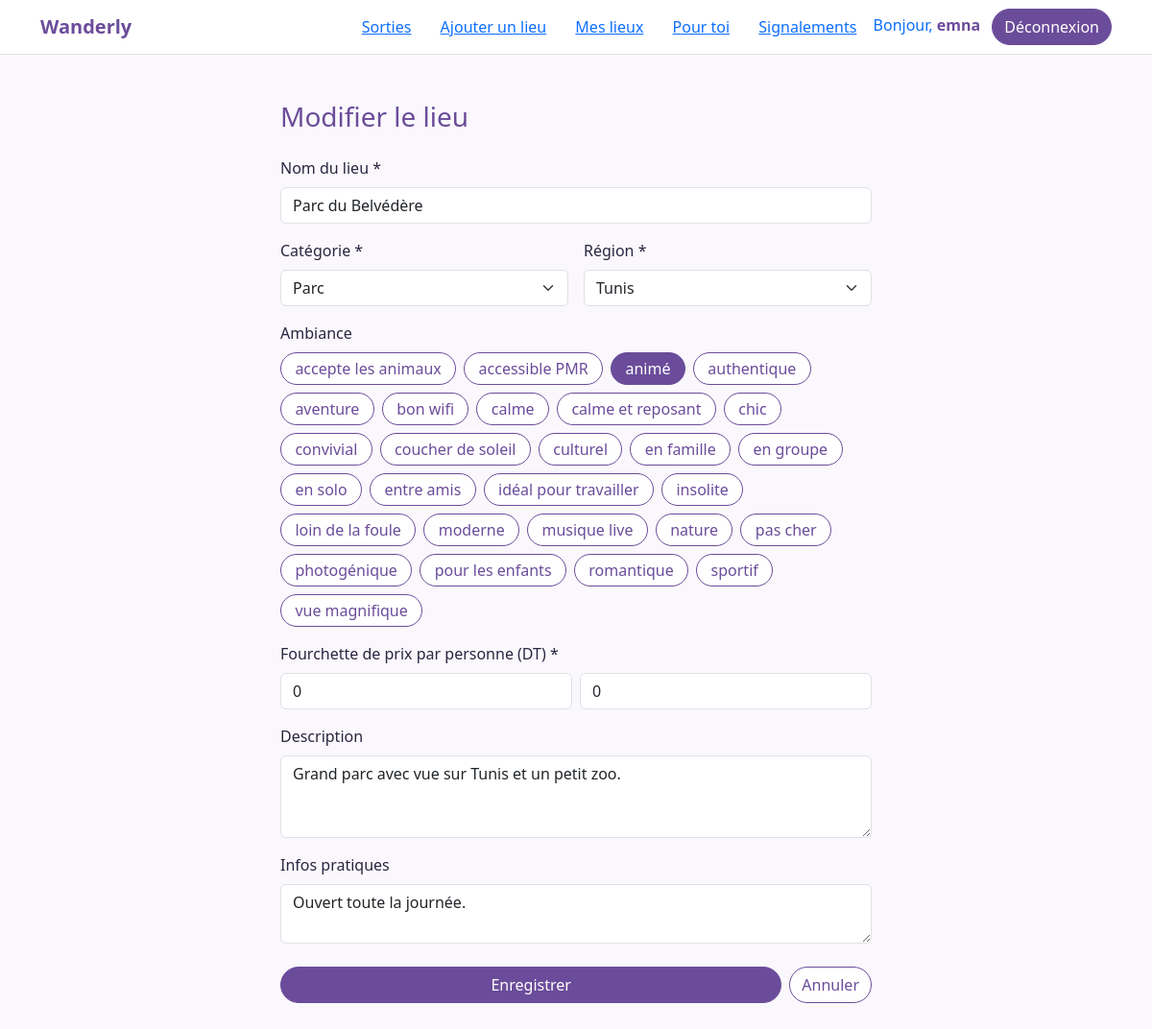
Page /lieux/1/modifier (signed in) on the committed database.
### tables this page shows
CREATE TABLE utilisateur (
    id                INTEGER PRIMARY KEY AUTOINCREMENT,
    pseudo            TEXT NOT NULL UNIQUE,
    email             TEXT NOT NULL UNIQUE,
    mot_de_passe_hash TEXT NOT NULL,               -- jamais le mot de passe en clair
    role              TEXT NOT NULL DEFAULT 'membre'
                      CHECK (role IN ('membre', 'admin')),
    est_suspendu      INTEGER NOT NULL DEFAULT 0,  -- 0 = actif, 1 = suspendu
    date_inscription  TEXT NOT NULL DEFAULT (date('now'))
);

CREATE TABLE lieu (
    id                         INTEGER PRIMARY KEY AUTOINCREMENT,
    nom                        TEXT NOT NULL,
    description                TEXT,
    region                     TEXT NOT NULL,
    prix_min                       REAL NOT NULL DEFAULT 0 CHECK (prix_min >= 0),  -- prix moyen par personne en DT (0 = gratuit)
    latitude                   REAL NOT NULL,
    longitude                  REAL NOT NULL,
    infos_pratiques            TEXT,               -- horaires, accès, parking...
    date_creation              TEXT NOT NULL DEFAULT (date('now')),
    nb_confirmations           INTEGER NOT NULL DEFAULT 0,   -- « toujours à jour »
    date_derniere_confirmation TEXT,
    auteur_id                  INTEGER NOT NULL REFERENCES utilisateur(id),
    categorie_id               INTEGER NOT NULL REFERENCES categorie(id)
, prix_max REAL NOT NULL DEFAULT 0 CHECK (prix_max >= 0));

CREATE TABLE categorie (
    id  INTEGER PRIMARY KEY AUTOINCREMENT,
    nom TEXT NOT NULL UNIQUE
);

CREATE TABLE tag_ambiance (
    id  INTEGER PRIMARY KEY AUTOINCREMENT,
    nom TEXT NOT NULL UNIQUE
);

### app.py (the view, shortened to what this page needs)
@app.route("/lieux/<int:lieu_id>/modifier", methods=["GET", "POST"])
@login_required
def modifier_lieu(lieu_id):
    base = db.get_db()
    lieu = base.execute("SELECT * FROM lieu WHERE id = ?", (lieu_id,)).fetchone()
    if lieu is None:
        abort(404)
    if lieu["auteur_id"] != g.utilisateur["id"] and g.utilisateur["role"] != "admin":
        abort(403)
    categories = base.execute("SELECT * FROM categorie ORDER BY nom").fetchall()
    tags = base.execute("SELECT * FROM tag_ambiance ORDER BY nom").fetchall()
    tags_du_lieu = {
        str(ligne["tag_id"])
        for ligne in base.execute(
            "SELECT tag_id FROM lieu_tag WHERE lieu_id = ?", (lieu_id,)
        ).fetchall()
    }
    return render_template(
        "modifier_lieu.html",
        lieu=lieu,
        categories=categories,
        tags=tags,
        tags_du_lieu=tags_du_lieu,
        gouvernorats=GOUVERNORATS,
    )

### app.py (called while the page is built)
def login_required(vue):
    @wraps(vue)
    def vue_protegee(**kwargs):
        if g.utilisateur is None:
            return redirect(url_for("connexion"))
        return vue(**kwargs)
    return vue_protegee

@app.before_request
def charger_utilisateur():
    utilisateur_id = session.get("utilisateur_id")
    if utilisateur_id is None:
        g.utilisateur = None
    else:
        g.utilisateur = db.get_db().execute(
            "SELECT * FROM utilisateur WHERE id = ?", (utilisateur_id,)
        ).fetchone()

### db.py (called while the page is built)
def get_db():
    if "db" not in g:
        g.db = sqlite3.connect("wanderly.db")
        g.db.row_factory = sqlite3.Row
        g.db.execute("PRAGMA foreign_keys = ON")
    return g.db

### templates/modifier_lieu.html (shortened to what this page needs)
{% extends "base.html" %}
{% block contenu %}
<div class="container my-5" style="max-width: 640px;">
  <h1 class="h3 wander-text mb-4">Modifier le lieu</h1>
  <form method="post">
    <div class="mb-3">
      <label for="nom" class="form-label">Nom du lieu *</label>
      <input type="text" class="form-control" id="nom" name="nom" value="{{ lieu.nom }}" required>
    </div>
    <div class="row g-3 mb-3">
      <div class="col-md-6">
        <label for="categorie" class="form-label">Catégorie *</label>
        <select class="form-select" id="categorie" name="categorie" required>
          {% for c in categories %}
          <option value="{{ c.id }}" {% if c.id == lieu.categorie_id %}selected{% endif %}>{{ c.nom }}</option>
          {% endfor %}
        </select>
      </div>
      <div class="col-md-6">
        <label for="region" class="form-label">Région *</label>
        <select class="form-select" id="region" name="region" required>
          {% for r in gouvernorats %}
          <option value="{{ r }}" {% if r == lieu.region %}selected{% endif %}>{{ r }}</option>
          {% endfor %}
        </select>
      </div>
    </div>
    <div class="mb-3">
      <label class="form-label">Ambiance</label>
      <div class="d-flex flex-wrap gap-2">
        {% for t in tags %}
        <label class="btn btn-tag" for="tag{{ t.id }}">{{ t.nom }}</label>
        {% endfor %}
      </div>
    </div>
        <div class="mb-3">
      <label class="form-label">Fourchette de prix par personne (DT) *</label>
      <div class="row g-2">
        <div class="col-6">
          <input type="number" class="form-control" name="prix_min" min="0" step="0.5"
                 value="{{ '%g'|format(lieu.prix_min) }}" required>
        </div>
        <div class="col-6">
          <input type="number" class="form-control" name="prix_max" min="0" step="0.5"
                 value="{{ '%g'|format(lieu.prix_max) }}" required>
        </div>
      </div>
    </div>
    <div class="mb-3">
      <label for="description" class="form-label">Description</label>
      <textarea class="form-control" id="description" name="description" rows="3">{{ lieu.description or '' }}</textarea>
    </div>
    <div class="mb-4">
      <label for="infos_pratiques" class="form-label">Infos pratiques</label>
      <textarea class="form-control" id="infos_pratiques" name="infos_pratiques" rows="2">{{ lieu.infos_pratiques or '' }}</textarea>
    </div>
    <div class="d-flex gap-2">
      <button type="submit" class="btn btn-wander flex-grow-1">Enregistrer</button>
      <a href="{{ url_for('voir_lieu', lieu_id=lieu.id) }}" class="btn btn-outline-wander">Annuler</a>
    </div>
  </form>
</div>
{% endblock %}

### templates/base.html (shortened to what this page needs)
<!doctype html>
<html lang="fr">
<head>
  <link href="https://cdn.jsdelivr.net/npm/bootstrap@5.3.3/dist/css/bootstrap.min.css" rel="stylesheet">
  <link href="{{ url_for('static', filename='css/style.css') }}" rel="stylesheet">
</head>
<body>
  <nav class="navbar bg-white border-bottom">
    <div class="container">
      <a class="navbar-brand fw-bold wander-text" href="{{ url_for('accueil') }}">Wanderly</a>
      <div>
          <a class="btn btn-link" href="{{ url_for('liste_sorties') }}">Sorties</a>
        {% if g.utilisateur %}
          <a class="btn btn-link" href="{{ url_for('ajouter_lieu') }}">Ajouter un lieu</a>
          <a class="btn btn-link" href="{{ url_for('mes_lieux') }}">Mes lieux</a>
          <a class="btn btn-link" href="{{ url_for('recommandations') }}">Pour toi</a>
          {% if g.utilisateur.role == 'admin' %}
            <a class="btn btn-link" href="{{ url_for('admin_signalements') }}">Signalements</a>
          {% endif %}
          <a class="me-2 text-decoration-none" href="{{ url_for('profil') }}">Bonjour, <strong class="wander-text">{{ g.utilisateur.pseudo }}</strong></a>
          <a class="btn btn-wander" href="{{ url_for('deconnexion') }}"
   onclick="return confirm('Tu veux vraiment te déconnecter ?');">Déconnexion</a>
        {% else %}
          <a class="btn btn-link" href="{{ url_for('connexion') }}">Connexion</a>
          <a class="btn btn-wander" href="{{ url_for('inscription') }}">S'inscrire</a>
        {% endif %}
      </div>
    </div>
  </nav>
  <main>
    {% block contenu %}{% endblock %}
  </main>
</body>
</html>

### static/css/style.css (style rules this page uses)
:root { --violet: #6B4C9A; --violet-fonce: #5A3E85; --lilas: #EFE8F8; --texte: #2B2540; --fond: #FAF8FC; }
body { background: var(--fond); color: var(--texte); }
.wander-text { color: var(--violet); }
.btn-wander { background: var(--violet); border-color: var(--violet); color: white; border-radius: 50rem; }
.btn-tag { border: 1px solid #6B4C9A; color: #6B4C9A; background: #FFFFFF; border-radius: 50rem; padding: 0.25rem 0.9rem; }
.btn-check:checked + .btn-tag { background: #6B4C9A; border-color: #6B4C9A; color: #FFFFFF; }
.btn-outline-wander { border: 1px solid #6B4C9A; color: #6B4C9A; background: #FFFFFF; border-radius: 50rem; }

### rows in the picture
utilisateur: utilisateur.pseudo "emna"
lieu: nom "Parc du Belvédère", categorie "Parc", region "Tunis", prix_min "0", prix_max "0", description "Grand parc avec vue sur Tunis et un petit zoo.", infos_pratiques "Ouvert toute la journée."
tag_ambiance: nom "accepte les animaux"
tag_ambiance: nom "accessible PMR"
tag_ambiance: nom "animé"
tag_ambiance: nom "authentique"
tag_ambiance: nom "aventure"
tag_ambiance: nom "bon wifi"
tag_ambiance: nom "calme"
tag_ambiance: nom "calme et reposant"
tag_ambiance: nom "chic"
tag_ambiance: nom "convivial"
tag_ambiance: nom "coucher de soleil"
tag_ambiance: nom "culturel"
tag_ambiance: nom "en famille"
tag_ambiance: nom "en groupe"
tag_ambiance: nom "en solo"
tag_ambiance: nom "entre amis"
tag_ambiance: nom "idéal pour travailler"
tag_ambiance: nom "insolite"
tag_ambiance: nom "loin de la foule"
tag_ambiance: nom "moderne"
tag_ambiance: nom "musique live"
tag_ambiance: nom "nature"
tag_ambiance: nom "pas cher"
tag_ambiance: nom "photogénique"
tag_ambiance: nom "pour les enfants"
tag_ambiance: nom "romantique"
tag_ambiance: nom "sportif"
tag_ambiance: nom "vue magnifique"
